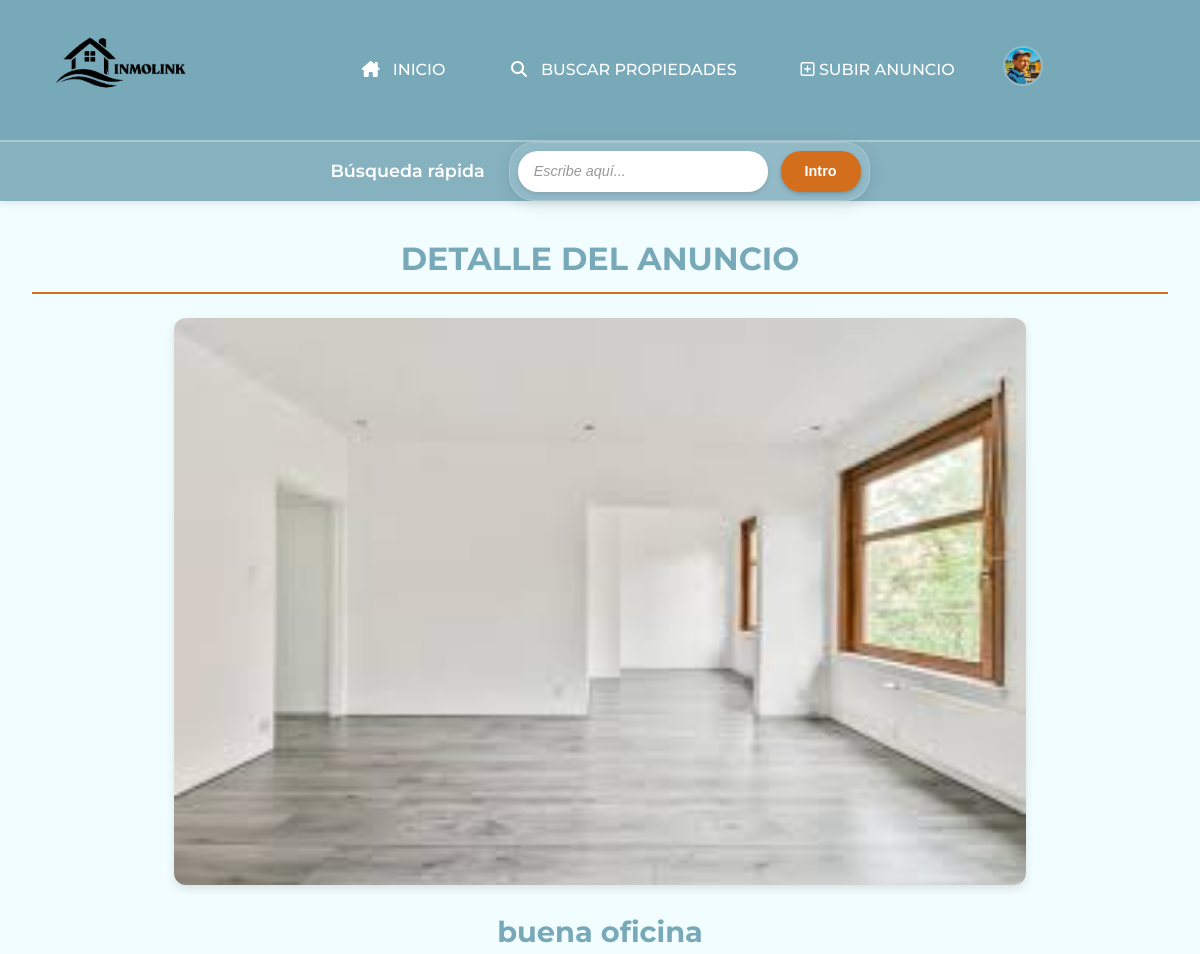
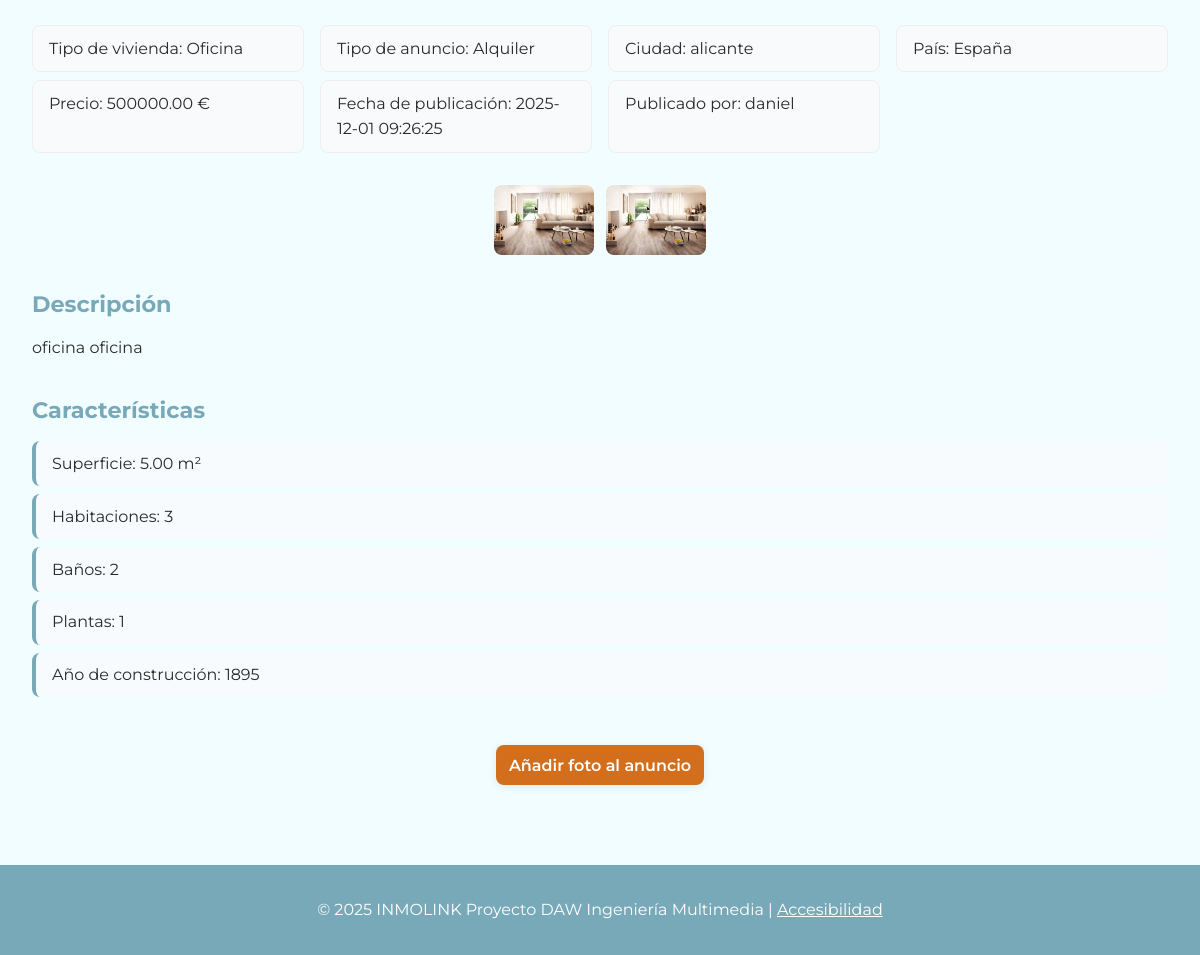
The app's page /ver_anuncio?id=17 (signed in) with its own data (2 pictures, top to bottom).
### tables this page shows
CREATE TABLE `anuncios` (
  `IdAnuncio` int(11) NOT NULL,
  `TAnuncio` smallint(5) UNSIGNED DEFAULT NULL,
  `TVivienda` smallint(5) UNSIGNED DEFAULT NULL,
  `FPrincipal` varchar(255) DEFAULT NULL,
  `Alternativo` varchar(255) NOT NULL,
  `Titulo` varchar(255) DEFAULT NULL,
  `Precio` decimal(12,2) DEFAULT NULL,
  `Texto` text DEFAULT NULL,
  `Ciudad` varchar(255) DEFAULT NULL,
  `Pais` int(11) DEFAULT NULL,
  `Superficie` decimal(10,2) DEFAULT NULL,
  `NHabitaciones` int(11) DEFAULT NULL,
  `NBanyos` int(11) DEFAULT NULL,
  `Planta` int(11) DEFAULT NULL,
  `Anyo` int(11) DEFAULT NULL,
  `FRegistro` datetime NOT NULL DEFAULT current_timestamp(),
  `Usuario` int(11) DEFAULT NULL
);

CREATE TABLE `tiposviviendas` (
  `IdTVivienda` smallint(5) UNSIGNED NOT NULL,
  `NomTVivienda` varchar(255) NOT NULL
);

CREATE TABLE `tiposanuncios` (
  `IdTAnuncio` smallint(5) UNSIGNED NOT NULL,
  `NomTAnuncio` varchar(255) NOT NULL
);

CREATE TABLE `paises` (
  `IdPais` int(11) NOT NULL,
  `NomPais` varchar(255) NOT NULL
);

CREATE TABLE `usuarios` (
  `IdUsuario` int(11) NOT NULL,
  `NomUsuario` varchar(15) NOT NULL,
  `Clave` varchar(255) NOT NULL,
  `Email` varchar(254) NOT NULL,
  `Sexo` smallint(6) DEFAULT NULL,
  `FNacimiento` date DEFAULT NULL,
  `Ciudad` varchar(255) DEFAULT NULL,
  `Pais` int(11) DEFAULT NULL,
  `Foto` varchar(255) DEFAULT NULL,
  `FRegistro` datetime NOT NULL DEFAULT current_timestamp(),
  `Estilo` int(11) DEFAULT NULL
);

### ver_anuncio.php (the view, shortened to what this page needs)
<?php
require_once __DIR__ . '/includes/cabecera.php';
$id = isset($_GET['id']) ? intval($_GET['id']) : 0;
$conexion = get_db();
$sql = "
SELECT a.*, ta.NomTAnuncio AS tipo_anuncio, tv.NomTVivienda AS tipo_vivienda,
       p.NomPais AS pais, u.NomUsuario AS usuario, u.Email AS email_usuario, u.Foto AS foto_usuario
FROM anuncios a
LEFT JOIN tiposanuncios ta ON a.TAnuncio = ta.IdTAnuncio
LEFT JOIN tiposviviendas tv ON a.TVivienda = tv.IdTVivienda
LEFT JOIN paises p ON a.Pais = p.IdPais
LEFT JOIN usuarios u ON a.Usuario = u.IdUsuario
WHERE a.IdAnuncio = ?
";
$stmt = $conexion->prepare($sql);
$stmt->bind_param('i', $id);
$stmt->execute();
$result = $stmt->get_result();
$anuncio = $result->fetch_assoc();
$sqlFotos = "SELECT Foto FROM fotos WHERE Anuncio = ?";
$stmtFotos = $conexion->prepare($sqlFotos);
$stmtFotos->bind_param('i', $id);
$stmtFotos->execute();
$resultFotos = $stmtFotos->get_result();
$miniaturas = [];
while ($fila = $resultFotos->fetch_assoc()) {
    $miniaturas[] = $fila['Foto'];
}
function h($v) { return htmlspecialchars($v, ENT_QUOTES, 'UTF-8'); }
?>
<main>
    <section id="cabecera-detalle">
        <h1>DETALLE DEL ANUNCIO</h1>
    </section>
    <section id="imagen-principal">
        <img src="<?= h($anuncio['FPrincipal']) ?>" alt="<?= h($anuncio['Titulo']) ?>" width="500" height="350">
    </section>
    <h2><?= h($anuncio['Titulo']) ?></h2>
    <section id="info-basica">
        <p>Tipo de vivienda: <?= h($anuncio['tipo_vivienda']) ?></p>
        <p>Tipo de anuncio: <?= h($anuncio['tipo_anuncio']) ?></p>
        <p>Ciudad: <?= h($anuncio['Ciudad']) ?></p>
        <p>País: <?= h($anuncio['pais']) ?></p>
        <p>Precio: <?= h($anuncio['Precio']) ?> €</p>
        <p>Fecha de publicación: <?= h($anuncio['FRegistro']) ?></p>
        <p>Publicado por: <?= h($anuncio['usuario']) ?></p>
    </section>
    <?php if (!empty($miniaturas)): ?>
    <section id="galeria">
        <?php foreach ($miniaturas as $m): ?>
            <img src="<?= h($m) ?>" alt="imagen anuncio" width="100" height="70">
        <?php endforeach; ?>
    </section>
    <?php endif; ?>
    <section id="descripcion">
        <h3>Descripción</h3>
        <p><?= h($anuncio['Texto']) ?></p>
    </section>
    <section id="caracteristicas">
        <h3>Características</h3>
        <ul>
            <li>Superficie: <?= h($anuncio['Superficie']) ?> m²</li>
            <li>Habitaciones: <?= h($anuncio['NHabitaciones']) ?></li>
            <li>Baños: <?= h($anuncio['NBanyos']) ?></li>
            <li>Plantas: <?= h($anuncio['Planta']) ?></li>
            <li>Año de construcción: <?= h($anuncio['Anyo']) ?></li>
        </ul>
    </section>
    <section id="contacto-anunciante">
        <p>
            <a class="boton-enlace" href="/daw/anadir_foto?id=<?= h($anuncio['IdAnuncio']); ?>">Añadir foto al anuncio</a>
        </p>
    </section>
</main>
<?php require_once __DIR__ . '/includes/pie.php'; ?>

### css/inmolink.css (style rules this page uses)
.boton-enlace { background: var(--color-primario); color: #fff; padding: 0.45rem 0.8rem; border-radius: 8px; text-decoration: none; display: inline-block; font-weight: 600; }
body { overflow-x: hidden; }
#cabecera-detalle h1 { text-align: center; font-size: 2rem; color: var(--color-secundario); border-bottom: 2px solid var(--color-primario); padding-bottom: 0.5rem; margin-bottom: 1.5rem; }
#imagen-principal img { display: block; width: 75%; height: auto; border-radius: 12px; object-fit: cover; margin: 0 auto 1.5rem auto; box-shadow: 0 4px 10px rgba(0,0,0,0.1); }
#info-basica { display: grid; grid-template-columns: repeat(auto-fit, minmax(240px, 1fr)); gap: 0.5rem 1rem; margin-bottom: 2rem; color: var(--color-texto); }
#info-basica p { background: #f9fafb; padding: 0.6rem 1rem; border-radius: 8px; border: 1px solid #eee; }
#galeria { display: flex; flex-wrap: wrap; gap: 0.8rem; justify-content: center; margin-bottom: 2rem; }
#galeria img { border-radius: 8px; cursor: pointer; transition: transform 0.2s ease, box-shadow 0.2s ease; }
#descripcion h3, #caracteristicas h3 { color: var(--color-secundario); font-size: 1.4rem; margin-bottom: 0.8rem; }
#descripcion p { text-align: justify; line-height: 1.6; color: var(--color-texto); margin-bottom: 2rem; }
#caracteristicas ul { list-style-type: none; padding: 0; margin-bottom: 2rem; }
#caracteristicas li { background-color: #f7fbfd; margin-bottom: 0.5rem; padding: 0.6rem 1rem; border-radius: 8px; border-left: 4px solid var(--color-secundario); }
#contacto-anunciante { text-align: center; }

### css/noche.css (style rules this page uses)
html { filter: invert(1) hue-rotate(180deg); background-color: #111; }
img, video, iframe, svg { filter: invert(1) hue-rotate(180deg); }

### css/alto_contraste.css (style rules this page uses)
:root { --color-primario: #fead0a; --color-secundario: #004080; --color-acento: #ffea00; --color-texto: #000000; --color-fondo: #e6d257; --color-footer-bg: #002b5c; --color-footer-texto: #ffe62d; --color-mensaje-fondo: #f2f2f2; --color-mensaje-texto: #000000; --color-mensaje-borde: #000000; }

### css/texto_grande.css (style rules this page uses)
p, li, dd { margin-bottom: 0.8em; }
a { text-decoration: underline; text-underline-offset: 0.2em; text-decoration-thickness: 2px; }
:where(a, button, input, select, textarea, summary, [tabindex]) :focus-visible { outline: 3px solid var(--color-secundario); outline-offset: 3px; }
:where(a, button, input[type="button"], input[type="submit"], input[type="reset"], .boton-enlace) { min-height: 44px; min-width: 44px; }
.boton-enlace { font-size: 1.1em; padding: 0.9em 1.6em; }
main { padding: 2.2rem; }
#descripcion p { max-width: 80ch; }

### css/texto_grande_dislexia.css (style rules this page uses)
body { font-family: 'OpenDyslexic', system-ui, -apple-system, Segoe UI, Roboto, Arial, sans-serif; line-height: 1.8; }

### css/variables.css (style rules this page uses)
:root { --color-primario: #d26e1c; --color-secundario: #78a9b9; --color-terciario: #39c1da; --color-texto: #2a2a2a; --color-fondo: #f2fdff; --color-footer-bg: #78a9b9; --color-footer-texto: #ffffff; --transicion: all 0.3s ease; --color-mensaje-fondo: #f9f9f9; --color-mensaje-texto: #333; --color-mensaje-borde: #d26e1c; }

### css/base.css (style rules this page uses)
* { box-sizing: border-box; margin: 0; padding: 0; }
body { font-family: 'Montserrat', sans-serif; background-color: var(--color-fondo); color: var(--color-texto); line-height: 1.6; }
a { text-decoration: none; color: inherit; }
.boton-enlace { display: inline-block; background: var(--color-secundario); color: #fff; padding: 0.7em 1.5em; border-radius: 25px; font-weight: 600; text-align: center; text-decoration: none; box-shadow: 0 2px 8px rgba(0,0,0,0.08); transition: background 0.2s, color 0.2s, transform 0.2s; margin-top: 1em; }

### css/main.css (style rules this page uses)
main { padding: 2rem; max-width: 1200px; margin: 0 auto; }
main h1, main section h1 { color: #0a4592; font-size: 2.5em; font-weight: bold; text-align: center; border-bottom: 2px solid #2a7ae2; padding-bottom: 0.5em; margin-bottom: 1em; }
h2 { color: var(--color-secundario); font-size: 1.8rem; text-align: center; margin-bottom: 1.5rem; }

### records on screen
anuncios: FPrincipal (picture), Titulo "buena oficina", TVivienda.NomTVivienda "Oficina", TAnuncio.NomTAnuncio "Alquiler", Ciudad "alicante", Pais.NomPais "España", Precio "500000.00", FRegistro "2025-12-01 09:26:25", Usuario.NomUsuario "daniel", Texto "oficina oficina", Superficie "5.00", NHabitaciones "3", NBanyos "2", Planta "1", Anyo "1895"
